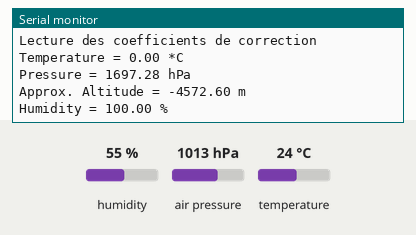
This sketch was run on a simulated Arduino Uno, built with avr-gcc and run on an emulated ATmega328P. Shown: the last lines printed to the serial monitor. Wiring (inferred from the names in the program): BME280 sensor at I2C address 0x76. The test bench sets the inputs (shaded band); at power-on: humidity 55 %, air pressure 1013 hPa, temperature 24 °C.

Above: at 1.3 s.
1.4 s: humidity set to 22 %
At 2.8 s:
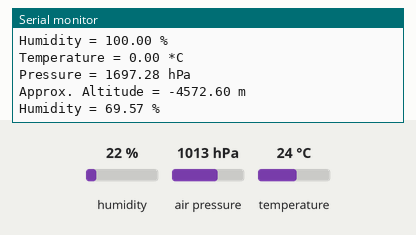
2.9 s: air pressure set to 952 hPa
4.4 s: temperature set to 12 °C
At 5.5 s:
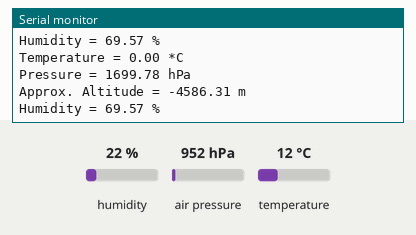
Timing chart, 0 to 7.4 s (numbered marks = the images above; inputs shaded):
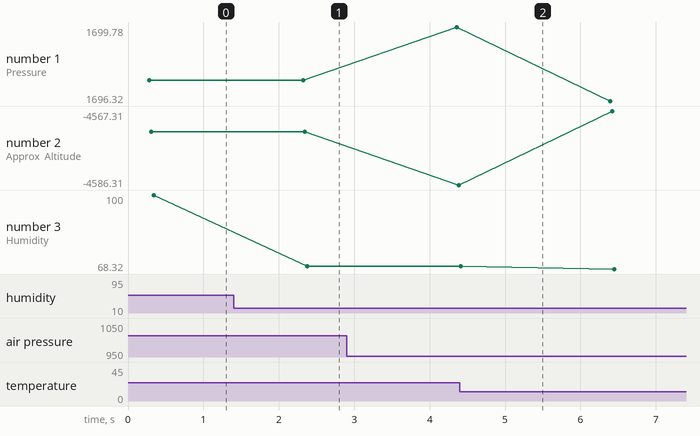

Measured:
- after the input at 1.4 s, the serial monitor: prints a new line after 0.98 s (image 1)
- plotted number 1: 1697.28 → 1699.78 after the input at 2.9 s, 1699.78 → 1696.32 after the input at 4.4 s
- plotted number 2: -4572.6 → -4586.31 after the input at 2.9 s, -4586.31 → -4567.31 after the input at 4.4 s
- plotted number 3: 100 → 69.57 after the input at 1.4 s, 69.57 → 68.32 after the input at 4.4 s

The sketch:

ESP8266_GestionCapteur.ino
```cpp
//#include <SPI.h>

/***************************************************************************
  Development done by David Ray

 Usage of the BME280 with the ESP 8266 and protocol I2C

 Feb 2017

 ***************************************************************************/

#include <Wire.h>

/* Connection information */
#define SDA_PIN 0
#define SCL_PIN 2
#define BME280_ADDRESS (0x76)

#define SEALEVELPRESSURE_HPA (1013.25)
/*=========================================================================
    REGISTERS
    -----------------------------------------------------------------------*/
    enum
    {
      BME280_REGISTER_DIG_T1              = 0x88,
      BME280_REGISTER_DIG_T2              = 0x8A,
      BME280_REGISTER_DIG_T3              = 0x8C,

      BME280_REGISTER_DIG_P1              = 0x8E,
      BME280_REGISTER_DIG_P2              = 0x90,
      BME280_REGISTER_DIG_P3              = 0x92,
      BME280_REGISTER_DIG_P4              = 0x94,
      BME280_REGISTER_DIG_P5              = 0x96,
      BME280_REGISTER_DIG_P6              = 0x98,
      BME280_REGISTER_DIG_P7              = 0x9A,
      BME280_REGISTER_DIG_P8              = 0x9C,
      BME280_REGISTER_DIG_P9              = 0x9E,

      BME280_REGISTER_DIG_H1              = 0xA1,
      BME280_REGISTER_DIG_H2              = 0xE1,
      BME280_REGISTER_DIG_H3              = 0xE3,
      BME280_REGISTER_DIG_H4              = 0xE4,
      BME280_REGISTER_DIG_H5              = 0xE5,
      BME280_REGISTER_DIG_H6              = 0xE7,

      BME280_REGISTER_CHIPID             = 0xD0,
      BME280_REGISTER_VERSION            = 0xD1,
      BME280_REGISTER_SOFTRESET          = 0xE0,

      BME280_REGISTER_CAL26              = 0xE1,  // R calibration stored in 0xE1-0xF0

      BME280_REGISTER_CONTROLHUMID       = 0xF2,
      BME280_REGISTER_CONTROL            = 0xF4,
      BME280_REGISTER_CONFIG             = 0xF5,
      BME280_REGISTER_PRESSUREDATA       = 0xF7,
      BME280_REGISTER_TEMPDATA           = 0xFA,
      BME280_REGISTER_HUMIDDATA          = 0xFD,
    };

/*=========================================================================*/

/*=========================================================================
    CALIBRATION DATA
    -----------------------------------------------------------------------*/
    typedef struct
    {
      uint16_t dig_T1;
      int16_t  dig_T2;
      int16_t  dig_T3;

      uint16_t dig_P1;
      int16_t  dig_P2;
      int16_t  dig_P3;
      int16_t  dig_P4;
      int16_t  dig_P5;
      int16_t  dig_P6;
      int16_t  dig_P7;
      int16_t  dig_P8;
      int16_t  dig_P9;

      uint8_t  dig_H1;
      int16_t  dig_H2;
      uint8_t  dig_H3;
      int16_t  dig_H4;
      int16_t  dig_H5;
      int8_t   dig_H6;
    } bme280_calib_data;
/* =========================================================================*/

bme280_calib_data bme280_calib;

int64_t t_fine;

uint8_t read8 (uint8_t i2caddr,uint8_t reg)
{
  uint8_t value;
  Wire.beginTransmission((uint8_t) i2caddr);
  Wire.write((uint8_t)reg);
  Wire.endTransmission();
  Wire.requestFrom((uint8_t)i2caddr,(byte)1);
  value=Wire.read();
return value;
}

// Procedure lecture sur 16 bits
uint16_t read16 (uint8_t i2caddr,uint8_t reg)
{
  uint16_t value;
  Wire.beginTransmission((uint8_t) i2caddr);
  Wire.write((uint8_t)reg);
  Wire.endTransmission();
  Wire.requestFrom((uint8_t)i2caddr,(byte)2);
  value=Wire.read()<<8 | Wire.read();
return value;
}

// Procedure pour inversion Bit Faible/Fort - pour 16 bits
uint16_t read16_LE (uint8_t i2caddr,uint8_t reg)
{
  uint16_t temp;
  temp = read16 (i2caddr,reg);
  return (temp >> 8) | (temp << 8);
}

// Procedure pour Signed int 16 avec inversion Faible et Fort
int16_t readS16_LE (uint8_t i2caddr,uint8_t reg)
{
  int16_t temp;
  temp = (int16_t) read16 (i2caddr,reg);
  return (temp >> 8) | (temp << 8);
}

// Procedure pour Signed int 16
int16_t readS16 (uint8_t i2caddr,uint8_t reg)
{
  int16_t value;
  value =(int16_t) read16 (i2caddr,reg);
  return value;
}

// Procedure pour Signed int 16
uint32_t read24 (uint8_t i2caddr,uint8_t reg)
{
  uint32_t value;
  Wire.beginTransmission((uint8_t) i2caddr);
  Wire.write((uint8_t)reg);
  Wire.endTransmission();
  Wire.requestFrom((uint8_t)i2caddr,(byte)3);
  value=Wire.read();
  value <<=8;
  value |= Wire.read();
  value <<=8;
  value |= Wire.read();
  return value;
}

void write8 (uint8_t i2caddr,uint8_t reg,byte value)
{
  Wire.beginTransmission((uint8_t) i2caddr);
  Wire.write((uint8_t)reg);
  Wire.write((byte)value);
  Wire.endTransmission();
  }

void readCoefficients() {
   bme280_calib.dig_T1 = read16_LE(BME280_ADDRESS,BME280_REGISTER_DIG_T1);
    bme280_calib.dig_T2 = readS16_LE(BME280_ADDRESS,BME280_REGISTER_DIG_T2);
    bme280_calib.dig_T3 = readS16_LE(BME280_ADDRESS,BME280_REGISTER_DIG_T3);

    bme280_calib.dig_P1 = read16_LE(BME280_ADDRESS,BME280_REGISTER_DIG_P1);
    bme280_calib.dig_P2 = readS16_LE(BME280_ADDRESS,BME280_REGISTER_DIG_P2);
    bme280_calib.dig_P3 = readS16_LE(BME280_ADDRESS,BME280_REGISTER_DIG_P3);
    bme280_calib.dig_P4 = readS16_LE(BME280_ADDRESS,BME280_REGISTER_DIG_P4);
    bme280_calib.dig_P5 = readS16_LE(BME280_ADDRESS,BME280_REGISTER_DIG_P5);
    bme280_calib.dig_P6 = readS16_LE(BME280_ADDRESS,BME280_REGISTER_DIG_P6);
    bme280_calib.dig_P7 = readS16_LE(BME280_ADDRESS,BME280_REGISTER_DIG_P7);
    bme280_calib.dig_P8 = readS16_LE(BME280_ADDRESS,BME280_REGISTER_DIG_P8);
    bme280_calib.dig_P9 = readS16_LE(BME280_ADDRESS,BME280_REGISTER_DIG_P9);

    bme280_calib.dig_H1 = read8(BME280_ADDRESS,BME280_REGISTER_DIG_H1);
    bme280_calib.dig_H2 = readS16_LE(BME280_ADDRESS,BME280_REGISTER_DIG_H2);
    bme280_calib.dig_H3 = read8(BME280_ADDRESS,BME280_REGISTER_DIG_H3);
    bme280_calib.dig_H4 = (read8(BME280_ADDRESS,BME280_REGISTER_DIG_H4) << 4) | (read8(BME280_ADDRESS,BME280_REGISTER_DIG_H4+1) & 0xF);
    bme280_calib.dig_H5 = (read8(BME280_ADDRESS,BME280_REGISTER_DIG_H5+1) << 4) | (read8(BME280_ADDRESS,BME280_REGISTER_DIG_H5) >> 4);
    bme280_calib.dig_H6 = (char)read8(BME280_ADDRESS,BME280_REGISTER_DIG_H6);
}

float readTemperature(void)
{
  int var1, var2;
  int adc_T = read24(BME280_ADDRESS,BME280_REGISTER_TEMPDATA);
  adc_T >>= 4;
  var1  = ((((adc_T>>3) - ((int)bme280_calib.dig_T1 <<1))) *
     ((int)bme280_calib.dig_T2)) >> 11;
  var2  = (((((adc_T>>4) - ((int)bme280_calib.dig_T1)) *
       ((adc_T>>4) - ((int)bme280_calib.dig_T1))) >> 12) *
     ((int)bme280_calib.dig_T3)) >> 14;
  t_fine = var1 + var2;
  float T  = (t_fine * 5 + 128) >> 8;
  return T/100;
}

/**************************************************************************/
/*!

*/
/**************************************************************************/
float readPressure(void) {
  signed long long var1, var2, p;
  readTemperature(); // must be done first to get t_fine
  int adc_P = read24(BME280_ADDRESS,BME280_REGISTER_PRESSUREDATA);
  adc_P >>= 4;
  var1 = ((signed long long)t_fine) - 128000;
  var2 = var1 * var1 * (signed long long)bme280_calib.dig_P6;
  var2 = var2 + ((var1*(signed long long)bme280_calib.dig_P5)<<17);
  var2 = var2 + (((signed long long)bme280_calib.dig_P4)<<35);
  var1 = ((var1 * var1 * (signed long long)bme280_calib.dig_P3)>>8) + ((var1 * (signed long long)bme280_calib.dig_P2)<<12);
  var1 = (((((signed long long)1)<<47)+var1))*((signed long long)bme280_calib.dig_P1)>>33;
  if (var1 == 0) {
    return 0;  // avoid exception caused by division by zero
  }
  p = 1048576 - adc_P;
  p = (((p<<31) - var2)*3125) / var1;
  var1 = (((signed long long)bme280_calib.dig_P9) * (p>>13) * (p>>13)) >> 25;
  var2 = (((signed long long)bme280_calib.dig_P8) * p) >> 19;
  p = ((p + var1 + var2) >> 8) + (((signed long long)bme280_calib.dig_P7)<<4);
  return (float)p/256;
}


/**************************************************************************/
/*!

*/
/**************************************************************************/
float readHumidity(void) {

  readTemperature(); // must be done first to get t_fine

  int32_t adc_H = read16(BME280_ADDRESS,BME280_REGISTER_HUMIDDATA);

  int32_t v_x1_u32r;

  v_x1_u32r = (t_fine - ((int32_t)76800));

  v_x1_u32r = (((((adc_H << 14) - (((int32_t)bme280_calib.dig_H4) << 20) -
      (((uint32_t)bme280_calib.dig_H5) * v_x1_u32r)) + ((int32_t)16384)) >> 15) *
         (((((((v_x1_u32r * ((int32_t)bme280_calib.dig_H6)) >> 10) *
        (((v_x1_u32r * ((uint32_t)bme280_calib.dig_H3)) >> 11) + ((int32_t)32768))) >> 10) +
      ((int32_t)2097152)) * ((int32_t)bme280_calib.dig_H2) + 8192) >> 14));

  v_x1_u32r = (v_x1_u32r - (((((v_x1_u32r >> 15) * (v_x1_u32r >> 15)) >> 7) *
           ((int32_t)bme280_calib.dig_H1)) >> 4));

  v_x1_u32r = (v_x1_u32r < 0) ? 0 : v_x1_u32r;
  v_x1_u32r = (v_x1_u32r > 419430400) ? 419430400 : v_x1_u32r;
  float h = (v_x1_u32r>>12);
  return  h / 1024.0;
}

/**************************************************************************/
/*!
    Calculates the altitude (in meters) from the specified atmospheric
    pressure (in hPa), and sea-level pressure (in hPa).

    @param  seaLevel      Sea-level pressure in hPa
    @param  atmospheric   Atmospheric pressure in hPa
*/
/**************************************************************************/
float readAltitude(float seaLevel)
{
  // Equation taken from BMP180 datasheet (page 16):
  //  http://www.adafruit.com/datasheets/BST-BMP180-DS000-09.pdf

  // Note that using the equation from wikipedia can give bad results
  // at high altitude.  See this thread for more information:
  //  http://forums.adafruit.com/viewtopic.php?f=22&t=58064

  float atmospheric = readPressure() / 100.0F;
  return 44330.0 * (1.0 - pow(atmospheric / seaLevel, 0.1903));
}

/**************************************************************************/
/*!
    Calculates the pressure at sea level (in hPa) from the specified altitude
    (in meters), and atmospheric pressure (in hPa).
    @param  altitude      Altitude in meters
    @param  atmospheric   Atmospheric pressure in hPa
*/
/**************************************************************************/
float seaLevelForAltitude(float altitude, float atmospheric)
{
  // Equation taken from BMP180 datasheet (page 17):
  //  http://www.adafruit.com/datasheets/BST-BMP180-DS000-09.pdf

  // Note that using the equation from wikipedia can give bad results
  // at high altitude.  See this thread for more information:
  //  http://forums.adafruit.com/viewtopic.php?f=22&t=58064

  return atmospheric / pow(1.0 - (altitude/44330.0), 5.255);
}
void setup() {
  Serial.begin(9600);
  Serial.println("BME280 test done by D. RAY");
  Wire.begin((int)SDA_PIN,(int)SCL_PIN); // Ouverture de l'I2C */
  if (read8(BME280_ADDRESS,BME280_REGISTER_CHIPID)!= 0x60)
    { Serial.println("BME Non Détecté");
      while (1);
    }
  Serial.println("BME280 detected");
  write8(BME280_ADDRESS,BME280_REGISTER_CONTROLHUMID,0x05);
  Serial.println("Configuration du BME280 / 16x oversampling pour l'humidité");
  write8(BME280_ADDRESS,BME280_REGISTER_CONTROL,0xB7);
  Serial.println("Configuration du BME280 / Fonctionnement NORMAL / 16x oversampling pour la Température et la pression");
  readCoefficients();
  Serial.println("Lecture des coefficients de correction");
  }


void loop() {


    Serial.print("Temperature = ");
    Serial.print(readTemperature());
    Serial.println(" *C");

    Serial.print("Pressure = ");

    Serial.print(readPressure() / 100.0F);
    Serial.println(" hPa");

    Serial.print("Approx. Altitude = ");
    Serial.print(readAltitude(SEALEVELPRESSURE_HPA));
    Serial.println(" m");

    Serial.print("Humidity = ");
    Serial.print(readHumidity());
    Serial.println(" %");

    Serial.println();
    delay(2000);
}
```
